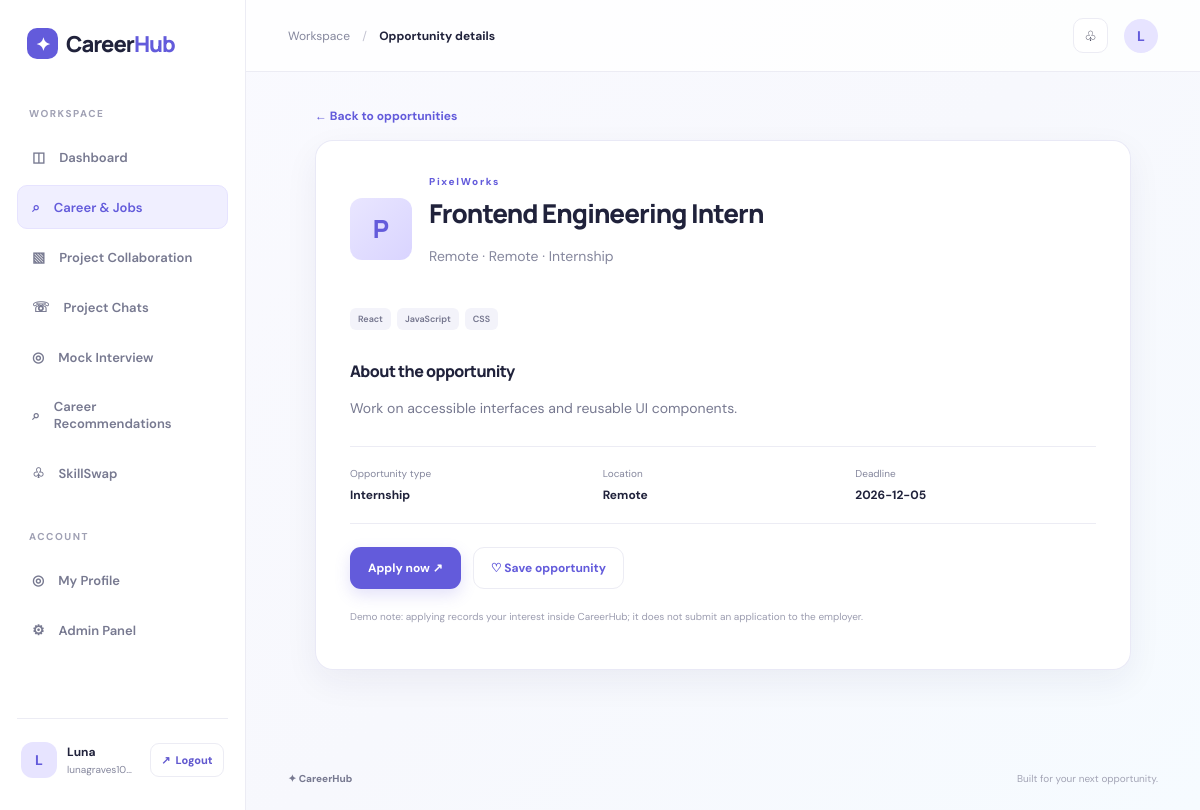
Screenshot of /opportunity/2 (signed in) with the database file from the repository.
### tables this page shows
CREATE TABLE users (
      id INTEGER PRIMARY KEY AUTOINCREMENT, name TEXT NOT NULL, email TEXT UNIQUE NOT NULL,
      password TEXT NOT NULL, college TEXT DEFAULT '', degree TEXT DEFAULT 'B.Tech',
      branch TEXT DEFAULT 'Computer Science', skills TEXT DEFAULT '', interests TEXT DEFAULT '',
      is_admin INTEGER DEFAULT 0, created_at TEXT DEFAULT CURRENT_TIMESTAMP
    );

CREATE TABLE opportunities (
      id INTEGER PRIMARY KEY AUTOINCREMENT, title TEXT NOT NULL, company TEXT NOT NULL,
      kind TEXT NOT NULL, location TEXT DEFAULT 'India', mode TEXT DEFAULT 'Hybrid',
      skills TEXT DEFAULT '', description TEXT DEFAULT '', deadline TEXT DEFAULT '',
      apply_url TEXT DEFAULT '', source_type TEXT DEFAULT 'demo'
    );

### app.py (the view)
@app.route("/opportunity/<int:oid>")
@login_required
def opportunity(oid):
    item=db().execute("SELECT * FROM opportunities WHERE id=?", (oid,)).fetchone()
    if not item: flash("Opportunity not found.", "error"); return redirect(url_for("career"))
    applied=db().execute("SELECT 1 FROM applications WHERE user_id=? AND opportunity_id=?",(session["user_id"],oid)).fetchone()
    saved=db().execute("SELECT 1 FROM saved WHERE user_id=? AND opportunity_id=?",(session["user_id"],oid)).fetchone()
    return render_template("opportunity.html", item=item, applied=bool(applied), saved=bool(saved))

### app.py (called while the page is built)
def db():
    if "db" not in g:
        g.db = sqlite3.connect(DATABASE)
        g.db.row_factory = sqlite3.Row
        g.db.execute("PRAGMA foreign_keys = ON")
    return g.db

def login_required(fn):
    @wraps(fn)
    def wrapped(*args, **kwargs):
        user_id = session.get("user_id")
        if not user_id:
            flash("Please log in to continue.", "info")
            return redirect(url_for("login"))
        user = db().execute("SELECT id FROM users WHERE id=?", (user_id,)).fetchone()
        if user is None:
            session.clear()
            flash("Your session expired. Please log in again.", "info")
            return redirect(url_for("login"))
        return fn(*args, **kwargs)
    return wrapped

@app.context_processor
def shared():
    user = None
    if session.get("user_id"):
        user = db().execute("SELECT * FROM users WHERE id=?", (session["user_id"],)).fetchone()
        if user is None:
            session.clear()
    return {"current_user": user}

### templates/opportunity.html
{% extends "base.html" %}{% block title %}{{ item.title }} — CareerHub{% endblock %}{% block crumb %}Opportunity details{% endblock %}{% block content %}
<div class="page-wrap narrow"><a class="back-link" href="{{ url_for('career') }}">← Back to opportunities</a><section class="panel detail-panel"><div class="detail-company"><div class="company-logo large">{{ item.company[:1] }}</div><div><div class="eyebrow">{{ item.company }}</div><h1>{{ item.title }}</h1><p class="muted">{{ item.location }} · {{ item.mode }} · {{ item.kind }}</p></div></div><div class="tags">{% for s in item.skills.split(',') %}<span>{{ s.strip() }}</span>{% endfor %}</div><h2>About the opportunity</h2><p class="detail-text">{{ item.description }}</p><div class="detail-facts"><div><small>Opportunity type</small><b>{{ item.kind }}</b></div><div><small>Location</small><b>{{ item.location }}</b></div><div><small>Deadline</small><b>{{ item.deadline or 'Not specified' }}</b></div></div><div class="detail-actions"><form method="post" action="{{ url_for('apply',oid=item.id) }}"><button class="btn primary" {{ 'disabled' if applied else '' }}>{{ '✓ Applied' if applied else 'Apply now ↗' }}</button></form><form method="post" action="{{ url_for('save_opportunity',oid=item.id) }}"><button class="btn secondary">{{ '♥ Saved' if saved else '♡ Save opportunity' }}</button></form></div><p class="fine-print">Demo note: applying records your interest inside CareerHub; it does not submit an application to the employer.</p></section></div>{% endblock %}

### templates/base.html (shortened to what this page needs)
<!doctype html>
<html lang="en"><head><meta charset="utf-8"><meta name="viewport" content="width=device-width, initial-scale=1">
<link rel="stylesheet" href="{{ url_for('static', filename='styles.css') }}"></head>
<body>
{% if current_user %}
<aside class="sidebar">
<a class="brand" href="{{ url_for('dashboard') }}"><span class="brand-icon">✦</span> Career<span>Hub</span></a>
<div class="side-label">WORKSPACE</div>
<a class="nav-link {% if request.endpoint=='dashboard' %}active{% endif %}" href="{{ url_for('dashboard') }}">◫ <span>Dashboard</span></a>
<a class="nav-link {% if request.endpoint in ['career','opportunity','applications'] %}active{% endif %}" href="{{ url_for('career') }}">⌕ <span>Career & Jobs</span></a>
<a class="nav-link {% if request.endpoint in ['projects','project_chats','project_chat'] %}active{% endif %}" href="{{ url_for('projects') }}">▧ <span>Project Collaboration</span></a>
<a class="nav-link {% if request.endpoint in ['project_chats','project_chat'] %}active{% endif %}" href="{{ url_for('project_chats') }}">☏ <span>Project Chats</span></a>
<a class="nav-link {% if request.endpoint=='interview' %}active{% endif %}" href="{{ url_for('interview') }}">◎ <span>Mock Interview</span></a>
<a class="nav-link {% if request.endpoint=='recommendations' %}active{% endif %}" href="{{ url_for('recommendations') }}">⌕ <span>Career Recommendations</span></a>
<a class="nav-link {% if request.endpoint in ['skillswap','requests_page'] %}active{% endif %}" href="{{ url_for('skillswap') }}">♧ <span>SkillSwap</span></a>
<div class="side-label second">ACCOUNT</div>
<a class="nav-link {% if request.endpoint=='profile' %}active{% endif %}" href="{{ url_for('profile') }}">◎ <span>My Profile</span></a>
<a class="nav-link {% if request.endpoint=='admin' %}active{% endif %}" href="{{ url_for('admin') }}">⚙ <span>Admin Panel</span></a>
<div class="sidebar-bottom"><a class="account-link" href="{{ url_for('profile') }}" title="Open My Account"><div class="avatar">{{ current_user.name[:1]|upper }}</div><div class="user-mini"><b>{{ current_user.name }}</b><small>{{ current_user.email }}</small></div></a><a class="logout" href="{{ url_for('logout') }}" title="Log out" aria-label="Log out">↗ <span>Logout</span></a></div>
</aside>
{% endif %}
<main class="{% if current_user %}main with-sidebar{% else %}main public{% endif %}">
{% if current_user %}<header class="topbar"><div class="breadcrumb">Workspace <span>/</span> <b>{% block crumb %}Overview{% endblock %}</b></div><div class="top-actions"><a class="icon-button" href="{{ url_for('applications') }}" title="Applications">♧</a><a class="top-avatar" href="{{ url_for('profile') }}" title="My Account" aria-label="Open My Account">{{ current_user.name[:1]|upper }}</a></div></header>{% endif %}
{% block content %}{% endblock %}
<footer class="footer"><span>✦ CareerHub</span><span>Built for your next opportunity.</span></footer>
</main>
</body></html>

### rows the page displays
users: name "L", name "Luna", email "lunagraves10…"
opportunities: company "P", company "PixelWorks", title "Frontend Engineering Intern", location "Remote", mode "Remote", kind "Internship", description "Work on accessible interfaces and reusable UI components.", deadline "2026-12-05"

### other values shown
{{ s.strip() }} "React" "JavaScript" "CSS"
{{ '✓ Applied' if applied else 'Apply now ↗' }} "Apply now ↗"
{{ '♥ Saved' if saved else '♡ Save opportunity' }} "♡ Save opportunity"
